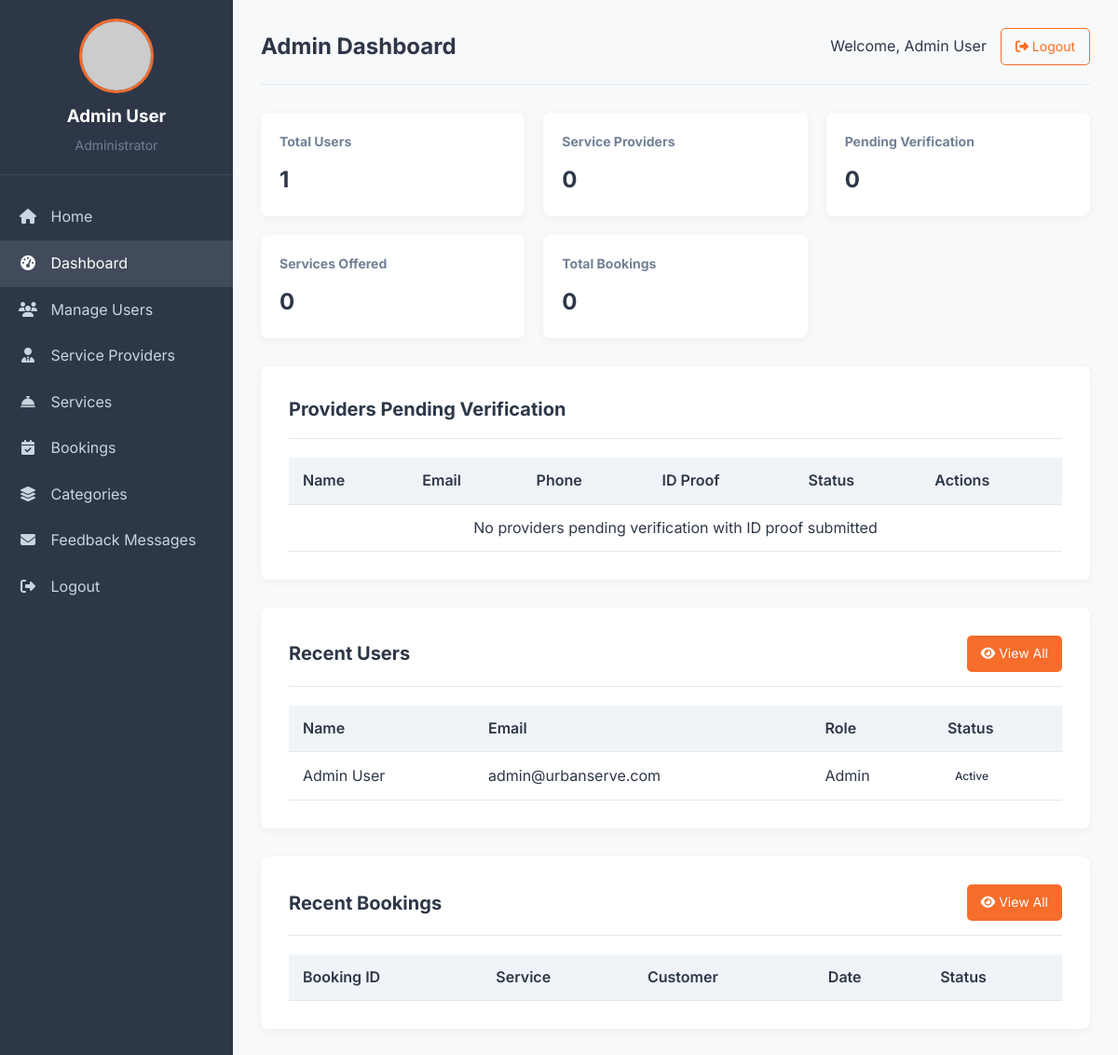
Page /admin_dashboard.php (signed in) on the committed database.
### tables this page shows
CREATE TABLE IF NOT EXISTS users (
    id INT AUTO_INCREMENT PRIMARY KEY,
    name VARCHAR(100) NOT NULL,
    email VARCHAR(100) NOT NULL UNIQUE,
    password VARCHAR(255) NOT NULL,
    role ENUM('admin', 'provider', 'customer') NOT NULL,
    phone VARCHAR(20) NOT NULL,
    address TEXT NOT NULL,
    city VARCHAR(100) NOT NULL,
    state VARCHAR(100) NOT NULL,
    pincode VARCHAR(20) NOT NULL,
    profile_image VARCHAR(255),
    is_active BOOLEAN DEFAULT TRUE,
    created_at TIMESTAMP DEFAULT CURRENT_TIMESTAMP,
    updated_at TIMESTAMP DEFAULT CURRENT_TIMESTAMP ON UPDATE CURRENT_TIMESTAMP,
    INDEX idx_user_role (role),
    INDEX idx_user_email (email),
    INDEX idx_user_active (is_active)
);

### admin_dashboard.php (the view, shortened to what this page needs)
<?php
include 'db.php';
$users_count = $conn->query("SELECT COUNT(*) as count FROM users")->fetch_assoc()['count'];
$providers_count = $conn->query("SELECT COUNT(*) as count FROM users WHERE role = 'provider'")->fetch_assoc()['count'];
$services_count = $conn->query("SELECT COUNT(*) as count FROM services")->fetch_assoc()['count'];
$bookings_count = $conn->query("SELECT COUNT(*) as count FROM bookings")->fetch_assoc()['count'];
$pending_verification = $conn->query("SELECT COUNT(*) as count FROM providers WHERE verification_status = 'pending' AND id_proof IS NOT NULL")->fetch_assoc()['count'];
?>
<!DOCTYPE html>
<html lang="en">
<head>
    <link rel="stylesheet" href="https://cdnjs.cloudflare.com/ajax/libs/font-awesome/6.4.0/css/all.min.css">
</head>
<body>
    <div class="dashboard-container">
        <div class="sidebar">
            <div class="sidebar-header">
                <img src="https://ui-avatars.com/api/?name=<?= urlencode($_SESSION['user']['name']) ?>&background=f76d2b&color=fff"
                     alt="Profile" class="profile-img">
                <h3><?= htmlspecialchars($_SESSION['user']['name']) ?></h3>
                <p>Administrator</p>
            </div>
            <div class="nav-menu">
                <a href="index.php" class="nav-item">
                    <i class="fas fa-home"></i> Home
                </a>
                <a href="#" class="nav-item active">
                    <i class="fas fa-tachometer-alt"></i> Dashboard
                </a>
                <a href="users.php" class="nav-item">
                    <i class="fas fa-users"></i> Manage Users
                </a>
                <a href="providers.php" class="nav-item">
                    <i class="fas fa-user-tie"></i> Service Providers
                </a>
                <a href="services.php" class="nav-item">
                    <i class="fas fa-concierge-bell"></i> Services
                </a>
                <a href="bookings.php" class="nav-item">
                    <i class="fas fa-calendar-check"></i> Bookings
                </a>
                <a href="manage_categories.php" class="nav-item">
                    <i class="fas fa-layer-group"></i> Categories
                </a>
                <a href="admincontacted.php" class="nav-item">
                    <i class="fas fa-envelope"></i> Feedback Messages
                </a>
                <a href="logout.php" class="nav-item">
                    <i class="fas fa-sign-out-alt"></i> Logout
                </a>
            </div>
        </div>
        <div class="main-content">
            <div class="header">
                <h1>Admin Dashboard</h1>
                <div class="user-actions">
                    <span>Welcome, <?= htmlspecialchars($_SESSION['user']['name']) ?></span>
                    <a href="logout.php" class="btn btn-outline">
                        <i class="fas fa-sign-out-alt"></i> Logout
                    </a>
                </div>
            </div>
            <div class="dashboard-cards">
                <div class="card">
                    <h3>Total Users</h3>
                    <p><?= $users_count ?></p>
                </div>
                <div class="card">
                    <h3>Service Providers</h3>
                    <p><?= $providers_count ?></p>
                </div>
                <div class="card">
                    <h3>Pending Verification</h3>
                    <p><?= $pending_verification ?></p>
                </div>
                <div class="card">
                    <h3>Services Offered</h3>
                    <p><?= $services_count ?></p>
                </div>
                <div class="card">
                    <h3>Total Bookings</h3>
                    <p><?= $bookings_count ?></p>
                </div>
            </div>
            <div class="recent-section">
                <div class="section-header">
                    <h2>Providers Pending Verification</h2>
                </div>
                <table class="data-table">
                    <thead>
                        <tr>
                            <th>Name</th>
                            <th>Email</th>
                            <th>Phone</th>
                            <th>ID Proof</th>
                            <th>Status</th>
                            <th>Actions</th>
                        </tr>
                    </thead>
                    <tbody>
                        <?php
                        $pending_providers = $conn->query("
                            SELECT u.id, u.name, u.email, u.phone, p.verification_status, p.id_proof
                            FROM users u
                            JOIN providers p ON u.id = p.user_id
                            WHERE p.verification_status = 'pending' OR p.verification_status = 'rejected' AND p.id_proof IS NOT NULL
                            ORDER BY u.created_at DESC LIMIT 5
                        ");
                        ?>
                        <?php if ($pending_providers->num_rows === 0): ?>
                        <tr>
                            <td colspan="6" style="text-align: center;">No providers pending verification with ID proof submitted</td>
                        </tr>
                        <?php endif; ?>
                    </tbody>
                </table>
            </div>
            <div class="recent-section">
                <div class="section-header">
                    <h2>Recent Users</h2>
                    <a href="users.php" class="btn btn-primary">
                        <i class="fas fa-eye"></i> View All
                    </a>
                </div>
                <table class="data-table">
                    <thead>
                        <tr>
                            <th>Name</th>
                            <th>Email</th>
                            <th>Role</th>
                            <th>Status</th>
                        </tr>
                    </thead>
                    <tbody>
                        <?php
                        $recent_users = $conn->query("
                            SELECT u.*, p.verification_status
                            FROM users u
                            LEFT JOIN providers p ON u.id = p.user_id
                            ORDER BY u.created_at DESC LIMIT 5
                        ");
                        while ($user = $recent_users->fetch_assoc()):
                            $status_class = '';
                            $status_text = 'Active';
                        ?>
                        <tr>
                            <td><?= htmlspecialchars($user['name']) ?></td>
                            <td><?= htmlspecialchars($user['email']) ?></td>
                            <td><?= ucfirst(htmlspecialchars($user['role'])) ?></td>
                            <td>
                                <span class="status-badge <?= $status_class ?>">
                                    <?= $status_text ?>
                                </span>
                            </td>
                        </tr>
                        <?php endwhile; ?>
                    </tbody>
                </table>
            </div>
            <div class="recent-section">
                <div class="section-header">
                    <h2>Recent Bookings</h2>
                    <a href="bookings.php" class="btn btn-primary">
                        <i class="fas fa-eye"></i> View All
                    </a>
                </div>
                <table class="data-table">
                    <thead>
                        <tr>
                            <th>Booking ID</th>
                            <th>Service</th>
                            <th>Customer</th>
                            <th>Date</th>
                            <th>Status</th>
                        </tr>
                    </thead>
                </table>
            </div>
        </div>
    </div>
</body>
</html>

### admin_dashboard.php (style rules this page uses)
:root { --primary: #f76d2b; --primary-dark: #e05b1a; --secondary: #2d3748; --accent: #f0f4f8; --text: #2d3748; --light-text: #718096; --border: #e2e8f0; --white: #ffffff; --black: #000000; --success: #38a169; --error: #e53e3e; }
* { margin: 0; padding: 0; box-sizing: border-box; }
body { font-family: 'Inter', sans-serif; background-color: #f8f9fa; color: var(--text); line-height: 1.6; }
.dashboard-container { display: flex; min-height: 100vh; }
.sidebar { width: 250px; background-color: var(--secondary); color: var(--white); padding: 20px 0; }
.sidebar-header { padding: 0 20px 20px; border-bottom: 1px solid rgba(255,255,255,0.1); text-align: center; }
.profile-img { width: 80px; height: 80px; border-radius: 50%; object-fit: cover; margin: 0 auto 10px; display: block; border: 3px solid var(--primary); }
.sidebar-header h3 { color: var(--white); margin-bottom: 5px; }
.sidebar-header p { color: var(--light-text); font-size: 14px; }
.nav-menu { padding: 20px 0; }
.nav-item { padding: 12px 20px; color: #cbd5e0; text-decoration: none; display: block; transition: all 0.3s; }
.nav-item:hover, .nav-item.active { background-color: rgba(255,255,255,0.1); color: var(--white); }
.nav-item i { margin-right: 10px; width: 20px; text-align: center; }
.main-content { flex: 1; padding: 30px; }
.header { display: flex; justify-content: space-between; align-items: center; margin-bottom: 30px; padding-bottom: 20px; border-bottom: 1px solid var(--border); }
.header h1 { font-size: 24px; color: var(--secondary); }
.user-actions { display: flex; align-items: center; gap: 15px; }
.btn { padding: 8px 15px; border-radius: 5px; text-decoration: none; font-size: 14px; transition: all 0.3s; cursor: pointer; border: none; }
.btn-primary { background-color: var(--primary); color: white; }
.btn-outline { background-color: transparent; border: 1px solid var(--primary); color: var(--primary); }
.dashboard-cards { display: grid; grid-template-columns: repeat(auto-fill, minmax(250px, 1fr)); gap: 20px; margin-bottom: 30px; }
.card { background-color: var(--white); border-radius: 8px; padding: 20px; box-shadow: 0 2px 10px rgba(0,0,0,0.05); }
.card h3 { font-size: 14px; color: var(--light-text); margin-bottom: 10px; }
.card p { font-size: 24px; font-weight: 700; color: var(--secondary); }
.recent-section { background-color: var(--white); border-radius: 8px; padding: 30px; box-shadow: 0 2px 10px rgba(0,0,0,0.05); margin-bottom: 30px; }
.section-header { display: flex; justify-content: space-between; align-items: center; margin-bottom: 20px; padding-bottom: 15px; border-bottom: 1px solid var(--border); }
.section-header h2 { font-size: 20px; }
.data-table { width: 100%; border-collapse: collapse; }
.data-table th, .data-table td { padding: 12px 15px; text-align: left; border-bottom: 1px solid var(--border); }
.data-table th { background-color: var(--accent); color: var(--secondary); font-weight: 600; }
.status-badge { display: inline-block; padding: 4px 8px; border-radius: 20px; font-size: 12px; font-weight: 500; }

### rows in the picture
users: name "Admin User", email "admin@urbanserve.com", role "Admin", status_text "Active"

### other values in the picture
$_SESSION['user']['name'] "Admin User"
$users_count "1"
$providers_count "0"
$pending_verification "0"
$services_count "0"
$bookings_count "0"
